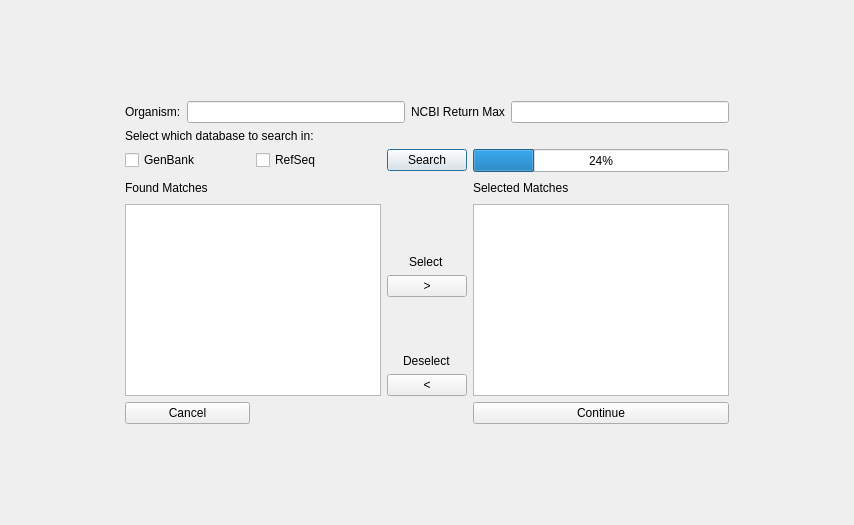
<?xml version="1.0" encoding="UTF-8"?>
<ui version="4.0">
 <class>dialog</class>
 <widget class="QDialog" name="dialog">
  <property name="geometry">
   <rect>
    <x>0</x>
    <y>0</y>
    <width>854</width>
    <height>525</height>
   </rect>
  </property>
  <property name="windowTitle">
   <string>Dialog</string>
  </property>
  <property name="layoutDirection">
   <enum>Qt::LeftToRight</enum>
  </property>
  <layout class="QGridLayout" name="gridLayout">
   <item row="3" column="1">
    <widget class="QCheckBox" name="genbank_checkbox">
     <property name="text">
      <string>GenBank</string>
     </property>
     <attribute name="buttonGroup">
      <string notr="true">data_base_selection_group</string>
     </attribute>
    </widget>
   </item>
   <item row="4" column="1">
    <widget class="QLabel" name="found_matches_label">
     <property name="text">
      <string>Found Matches</string>
     </property>
    </widget>
   </item>
   <item row="4" column="0">
    <spacer name="horizontalSpacer">
     <property name="orientation">
      <enum>Qt::Horizontal</enum>
     </property>
     <property name="sizeHint" stdset="0">
      <size>
       <width>40</width>
       <height>20</height>
      </size>
     </property>
    </spacer>
   </item>
   <item row="4" column="5">
    <spacer name="horizontalSpacer_2">
     <property name="orientation">
      <enum>Qt::Horizontal</enum>
     </property>
     <property name="sizeHint" stdset="0">
      <size>
       <width>40</width>
       <height>20</height>
      </size>
     </property>
    </spacer>
   </item>
   <item row="0" column="1">
    <spacer name="verticalSpacer">
     <property name="orientation">
      <enum>Qt::Vertical</enum>
     </property>
     <property name="sizeHint" stdset="0">
      <size>
       <width>20</width>
       <height>40</height>
      </size>
     </property>
    </spacer>
   </item>
   <item row="3" column="3" colspan="2">
    <layout class="QGridLayout" name="gridLayout_3">
     <item row="0" column="3">
      <widget class="QProgressBar" name="searchProgressBar">
       <property name="minimumSize">
        <size>
         <width>251</width>
         <height>23</height>
        </size>
       </property>
       <property name="value">
        <number>24</number>
       </property>
      </widget>
     </item>
     <item row="0" column="2">
      <widget class="QPushButton" name="searchPushButton">
       <property name="toolTip">
        <string>&lt;html&gt;&lt;head/&gt;&lt;body&gt;&lt;p&gt;'Search' searches the NCBI database for either RefSeq or Genbank files that match the organism entered&lt;/p&gt;&lt;/body&gt;&lt;/html&gt;</string>
       </property>
       <property name="text">
        <string>Search</string>
       </property>
      </widget>
     </item>
    </layout>
   </item>
   <item row="7" column="1">
    <widget class="QPushButton" name="cancelPushButton">
     <property name="toolTip">
      <string>&lt;html&gt;&lt;head/&gt;&lt;body&gt;&lt;p&gt;'Cancel' clears everything and closes this window&lt;/p&gt;&lt;/body&gt;&lt;/html&gt;</string>
     </property>
     <property name="text">
      <string>Cancel</string>
     </property>
    </widget>
   </item>
   <item row="1" column="1" colspan="4">
    <layout class="QGridLayout" name="gridLayout_2">
     <item row="0" column="1">
      <widget class="QLineEdit" name="organismLineEdit"/>
     </item>
     <item row="0" column="2">
      <widget class="QLabel" name="ncbi_ret_max_label">
       <property name="text">
        <string>NCBI Return Max</string>
       </property>
      </widget>
     </item>
     <item row="0" column="0">
      <widget class="QLabel" name="ogranismLabel">
       <property name="text">
        <string>Organism:</string>
       </property>
      </widget>
     </item>
     <item row="0" column="3">
      <widget class="QLineEdit" name="ncbi_ret_max_line_edit">
       <property name="toolTip">
        <string>&lt;html&gt;&lt;head/&gt;&lt;body&gt;&lt;p&gt;This allows you to set the maximum number of results returned from Entrez.&lt;/p&gt;&lt;p&gt;No number above 100 is allowed.&lt;/p&gt;&lt;p&gt;Note: the larger the number, the longer the search could take.&lt;/p&gt;&lt;/body&gt;&lt;/html&gt;</string>
       </property>
      </widget>
     </item>
    </layout>
   </item>
   <item row="2" column="1" colspan="2">
    <widget class="QLabel" name="label">
     <property name="text">
      <string>Select which database to search in:</string>
     </property>
    </widget>
   </item>
   <item row="5" column="1" rowspan="2" colspan="2">
    <widget class="QTableWidget" name="selectionTableWidget">
     <property name="verticalScrollMode">
      <enum>QAbstractItemView::ScrollPerPixel</enum>
     </property>
     <property name="horizontalScrollMode">
      <enum>QAbstractItemView::ScrollPerPixel</enum>
     </property>
     <property name="wordWrap">
      <bool>true</bool>
     </property>
     <attribute name="horizontalHeaderCascadingSectionResizes">
      <bool>false</bool>
     </attribute>
     <attribute name="horizontalHeaderHighlightSections">
      <bool>true</bool>
     </attribute>
     <attribute name="horizontalHeaderShowSortIndicator" stdset="0">
      <bool>false</bool>
     </attribute>
     <attribute name="horizontalHeaderStretchLastSection">
      <bool>false</bool>
     </attribute>
     <attribute name="verticalHeaderVisible">
      <bool>true</bool>
     </attribute>
    </widget>
   </item>
   <item row="5" column="3">
    <layout class="QVBoxLayout" name="verticalLayout">
     <item alignment="Qt::AlignHCenter|Qt::AlignBottom">
      <widget class="QLabel" name="select_label">
       <property name="text">
        <string>Select</string>
       </property>
      </widget>
     </item>
     <item>
      <widget class="QPushButton" name="selectButton">
       <property name="toolTip">
        <string>&lt;html&gt;&lt;head/&gt;&lt;body&gt;&lt;p&gt;'Select' moves the selected matches in 'Found Matches' to the 'Selected Matches' table&lt;/p&gt;&lt;/body&gt;&lt;/html&gt;</string>
       </property>
       <property name="text">
        <string>&gt;</string>
       </property>
      </widget>
     </item>
    </layout>
   </item>
   <item row="4" column="4">
    <widget class="QLabel" name="selected_matches_label">
     <property name="text">
      <string>Selected Matches</string>
     </property>
    </widget>
   </item>
   <item row="6" column="3">
    <layout class="QVBoxLayout" name="verticalLayout_2">
     <item alignment="Qt::AlignHCenter|Qt::AlignBottom">
      <widget class="QLabel" name="deselect_label">
       <property name="text">
        <string>Deselect</string>
       </property>
      </widget>
     </item>
     <item>
      <widget class="QPushButton" name="deselectButton">
       <property name="toolTip">
        <string>&lt;html&gt;&lt;head/&gt;&lt;body&gt;&lt;p&gt;'Deselect' removes selected items from the 'Selected Matches' Table&lt;/p&gt;&lt;/body&gt;&lt;/html&gt;</string>
       </property>
       <property name="text">
        <string>&lt;</string>
       </property>
      </widget>
     </item>
    </layout>
   </item>
   <item row="3" column="2">
    <widget class="QCheckBox" name="refseq_checkbox">
     <property name="text">
      <string>RefSeq</string>
     </property>
     <attribute name="buttonGroup">
      <string notr="true">data_base_selection_group</string>
     </attribute>
    </widget>
   </item>
   <item row="5" column="4" rowspan="2">
    <widget class="QTableWidget" name="submissionTableWidget">
     <property name="horizontalScrollMode">
      <enum>QAbstractItemView::ScrollPerPixel</enum>
     </property>
     <property name="wordWrap">
      <bool>true</bool>
     </property>
    </widget>
   </item>
   <item row="7" column="4">
    <widget class="QPushButton" name="submitPushButton">
     <property name="toolTip">
      <string>&lt;html&gt;&lt;head/&gt;&lt;body&gt;&lt;p&gt;Selecting 'Ok' will download the files in the 'Selected Matches' table&lt;/p&gt;&lt;/body&gt;&lt;/html&gt;</string>
     </property>
     <property name="text">
      <string>Continue</string>
     </property>
    </widget>
   </item>
   <item row="8" column="1">
    <spacer name="verticalSpacer_2">
     <property name="orientation">
      <enum>Qt::Vertical</enum>
     </property>
     <property name="sizeHint" stdset="0">
      <size>
       <width>20</width>
       <height>40</height>
      </size>
     </property>
    </spacer>
   </item>
  </layout>
 </widget>
 <resources/>
 <connections/>
 <buttongroups>
  <buttongroup name="data_base_selection_group"/>
 </buttongroups>
</ui>
